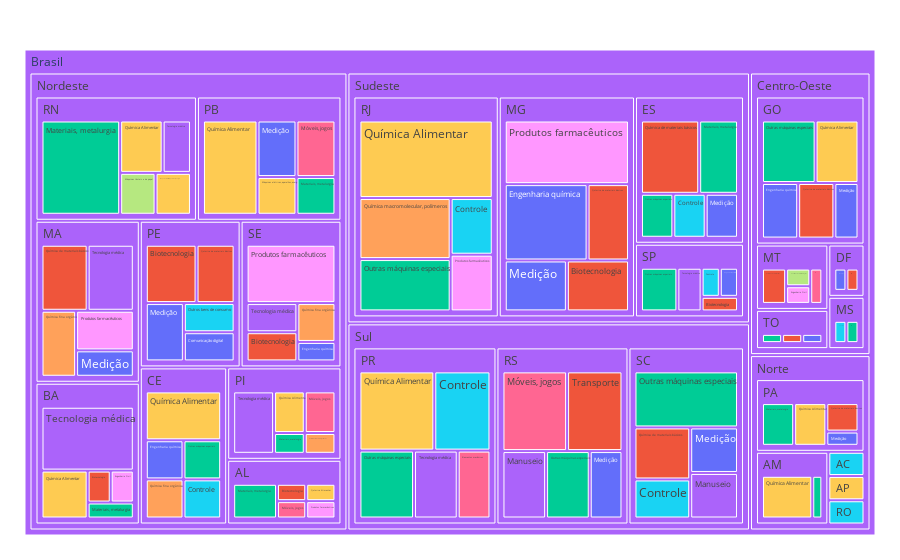

Notebook source saved alongside this figure:
### Code cell
import plotly.express as px

grouped_regiao_sorted = grouped_regiao_IF.sort_values(by=['titular_uf1', 'contagem'], ascending=[True, False])


top_5_per_state = grouped_regiao_sorted.groupby('titular_uf1').head(5).reset_index()


fig = px.treemap(top_5_per_state, 
                 path=[px.Constant("Brasil"),'Regiao', 'titular_uf1', 'Area'], 
                 values='contagem', 
                 color='Area',
                 color_continuous_scale='RdBu')

fig.update_layout(margin=dict(t=50, l=25, r=25, b=25))
fig.write_image('streamlit/img/imagem_area_tecnologica_regiaoIF.png')

fig.show()

### Figure 1 — Plotly figure (JSON) as saved in the notebook; plotly's stock layout.template omitted (floating-point values rounded to 4 significant figures; data arrays with more than 128 entries replaced by an {"elided": "..."} marker saying what was removed)
{"data": [{"branchvalues": "total", "customdata": {"elided": "137x1 str values"}, "domain": {"x": [0, 1], "y": [0, 1]}, "hovertemplate": "labels=%{label}<br>contagem=%{value}<br>parent=%{parent}<br>id=%{id}<br>Area=%{customdata[0]}<extra></extra>", "ids": {"elided": "137 str values"}, "labels": {"elided": "137 str values"}, "marker": {"colors": {"elided": "137 str values"}}, "name": "", "parents": {"elided": "137 str values"}, "type": "treemap", "values": {"elided": "137 int values"}}], "layout": {"autosize": true, "legend": {"tracegroupgap": 0}, "margin": {"b": 25, "l": 25, "r": 25, "t": 50}}}
